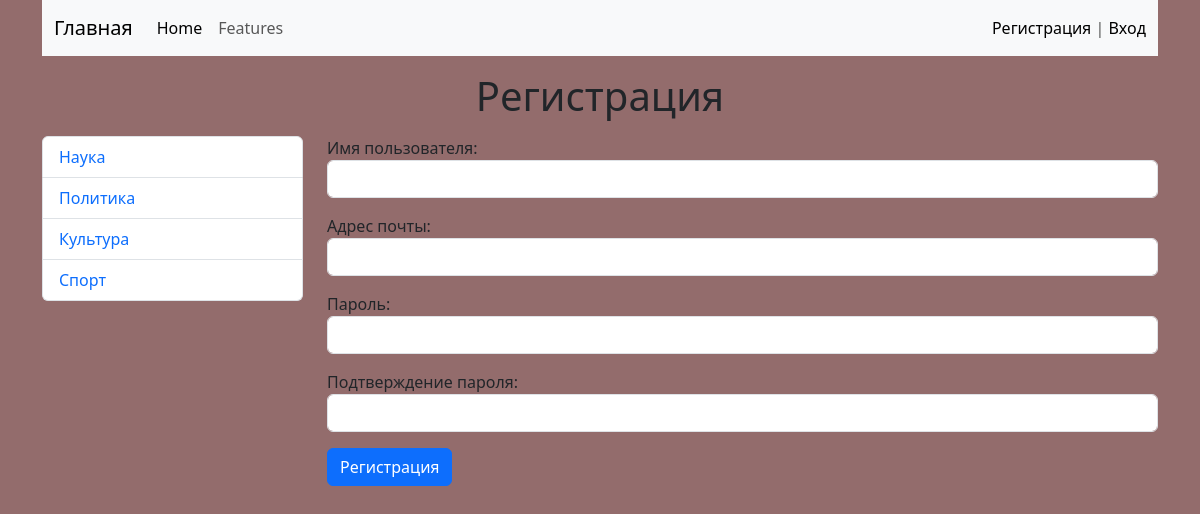
Screenshot of /register with the database file from the repository.
### news/models.py (models this page shows, shortened)
class Category(models.Model):
    title = models.CharField(max_length=150, verbose_name='Категория')
    class Meta:
        verbose_name = 'Категория'
        verbose_name_plural = 'Категории'
    def get_absolute_url(self):
        return reverse('category', kwargs={'category_id': self.pk})

### news/views.py (the view, shortened to what this page needs)
# urls.py: path('register', Register.as_view(), name='register'),
class Register(CreateView):
    form_class = RegForm
    template_name = 'news/create_user.html'
    context_object_name = 'form'
    success_url = reverse_lazy('home')

### news/forms.py
class RegForm(UserCreationForm):
    username = forms.CharField(label='Имя пользователя', widget=forms.TextInput(attrs={'class': 'form-control'}))
    email = forms.EmailField(label='Адрес почты', widget=forms.EmailInput(attrs={'class': 'form-control'}))
    password1 = forms.CharField(label='Пароль', widget=forms.PasswordInput(attrs={'class': 'form-control'}))
    password2 = forms.CharField(label='Подтверждение пароля',
                                widget=forms.PasswordInput(attrs={'class': 'form-control'}))
    class Meta:
        model = User
        fields = ['username', 'email', 'password1', 'password2']

### news/templatetags/category_list.py (called while the page is built)
@register.inclusion_tag('news/inc/_sidebar.html')
def load_category_list():
    return {'categories': Category.objects.all()}

### news/templates/news/create_user.html (shortened to what this page needs)
{% extends 'base.html' %}
{% block title %}
Регистрация
{% endblock %}
{% block content %}
   <form method="POST">
    {{ form.as_p }}
    <button type="submit" class="btn btn-primary">Регистрация</button>
</form>
{% endblock %}

### news/templates/news/inc/_sidebar.html
<ul class="list-group">
    {% for item in categories %}
        <li class="list-group-item"><a href="{{ item.get_absolute_url }}">{{ item.title }}</a> </li>
    {% endfor %}
</ul>

### mysite/static/css/style.css (style rules this page uses)
body { background-color: #936c6c; }
a:link { text-decoration:none; }

### rows the page displays
Category: title "Наука"
Category: title "Политика"
Category: title "Культура"
Category: title "Спорт"
